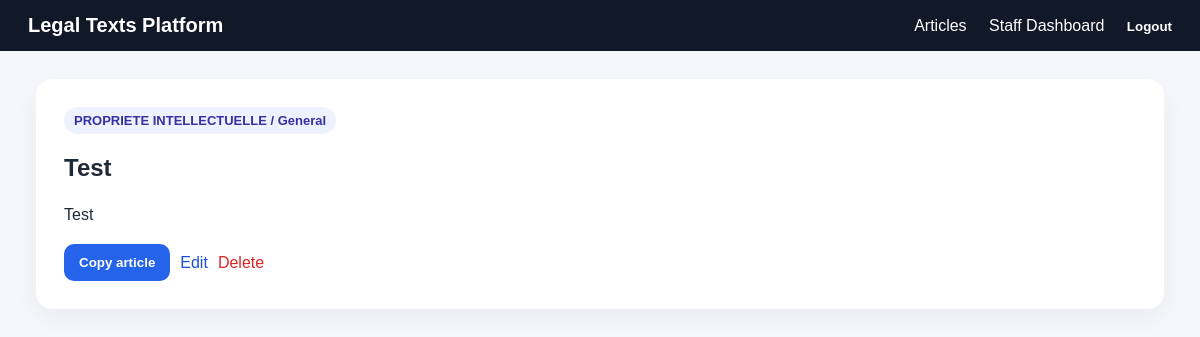
Screenshot of /articles/23/ (signed in) with the database file from the repository.
### legaltexts/models.py (models this page shows, shortened)
class LegalArticle(models.Model):
    section = models.ForeignKey(Section, on_delete=models.CASCADE, related_name='articles')
    title = models.CharField(max_length=500)
    reference_number = models.CharField(max_length=120, blank=True)
    content = models.TextField(blank=True, help_text='Full text, notes, or useful extract.')
    keywords = models.CharField(max_length=500, blank=True)
    source_link = models.URLField(blank=True)
    order = models.PositiveIntegerField(default=0)
    is_active = models.BooleanField(default=True)
    created_at = models.DateTimeField(auto_now_add=True)
    updated_at = models.DateTimeField(auto_now=True)
    class Meta:
        ordering = ['section__part__order', 'section__order', 'order', 'title']

class Section(models.Model):
    part = models.ForeignKey(Part, on_delete=models.CASCADE, related_name='sections')
    title = models.CharField(max_length=255)
    description = models.TextField(blank=True)
    order = models.PositiveIntegerField(default=0)
    class Meta:
        ordering = ['part__order', 'order', 'title']
        unique_together = ('part', 'title')

class Part(models.Model):
    title = models.CharField(max_length=255, unique=True)
    description = models.TextField(blank=True)
    order = models.PositiveIntegerField(default=0)
    class Meta:
        ordering = ['order', 'title']

### legaltexts/views.py (the view)
# urls.py: path('articles/<int:pk>/', views.ArticleDetailView.as_view(), name='article_detail'),
class ArticleDetailView(LoginRequiredMixin, DetailView):
    model = LegalArticle
    template_name = 'legaltexts/article_detail.html'
    context_object_name = 'article'
    def get_queryset(self):
        qs = LegalArticle.objects.select_related('section', 'section__part')
        if not self.request.user.is_staff:
            qs = qs.filter(is_active=True)
        return qs

### legaltexts/templates/legaltexts/article_detail.html (shortened to what this page needs)
{% extends 'legaltexts/base.html' %}
{% block content %}
<article class="detail-card">
    <div class="badge">{{ article.section.part.title }} / {{ article.section.title }}</div>
    <h1>{{ article.title }}</h1>
    <div id="article-copy-{{ article.id }}" class="article-body">
        <p>{{ article.content|linebreaks }}</p>
    </div>
    <div class="actions">
        <button id="copy-btn-{{ article.id }}" onclick="copyArticle('{{ article.id }}')">Copy article</button>
        {% if user.is_staff %}
            <a href="{% url 'article_edit' article.id %}">Edit</a>
            <a class="danger" href="{% url 'article_delete' article.id %}">Delete</a>
        {% endif %}
    </div>
</article>
{% endblock %}

### legaltexts/static/legaltexts/css/style.css (style rules this page uses)
* { box-sizing: border-box; }
body { margin: 0; font-family: Arial, sans-serif; background: #f5f7fb; color: #1f2937; }
a { color: #1d4ed8; text-decoration: none; }
button, .primary, .secondary { border: 0; padding: 11px 15px; border-radius: 10px; cursor: pointer; font-weight: 600; display: inline-block; }
button, .primary { background: #2563eb; color: white; }
.danger { color: #dc2626; }
.article-card, .detail-card, .auth-card, .form-card, table { background: white; border-radius: 16px; box-shadow: 0 8px 24px rgba(0,0,0,.05); }
.badge { display: inline-block; background: #eef2ff; color: #3730a3; padding: 6px 10px; border-radius: 999px; font-size: 13px; font-weight: bold; }
.actions { display: flex; flex-wrap: wrap; gap: 10px; align-items: center; margin-top: 14px; }
.detail-card { padding: 28px; }
.article-body { line-height: 1.65; margin-top: 20px; }

### rows the page displays
LegalArticle: section.part "PROPRIETE INTELLECTUELLE", section "General", title "Test", content "Test"
